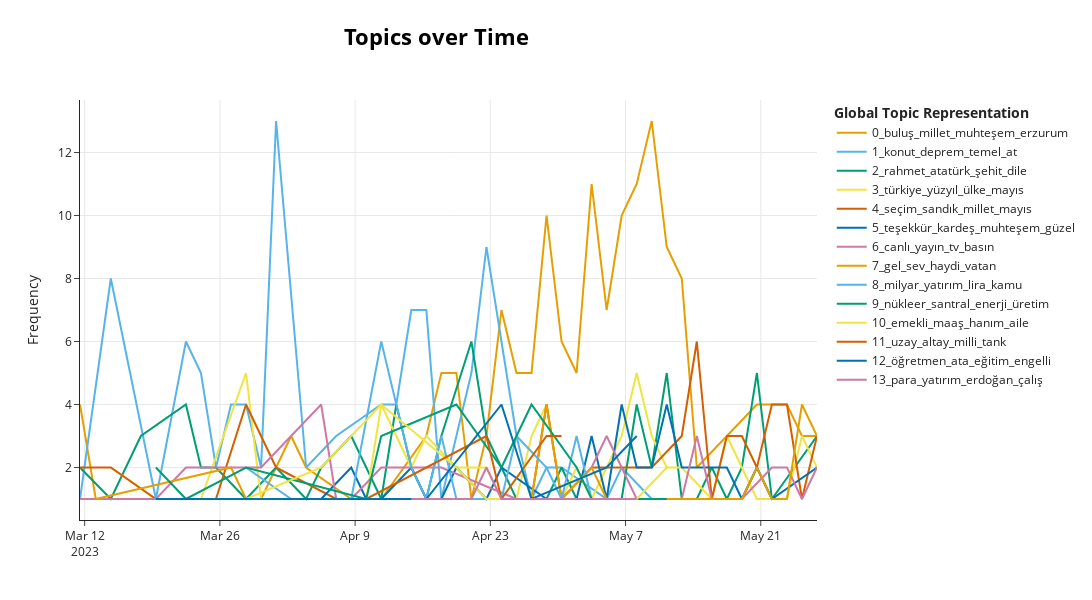

Notebook code cell kept with this figure:
### Code cell
dates = [datetime.fromtimestamp(ts).strftime(
    "%Y-%m-%d %H:%M:%S") for ts in timestamps]
topics_over_time = topic_model.topics_over_time(
    tweets, dates, nr_bins=50, datetime_format="%Y-%m-%d %H:%M:%S")
fig = topic_model.visualize_topics_over_time(
    topics_over_time, top_n_topics=18, height=600)
fig.write_html(f"{RESULTS_DIR}/topics_over_time.html")
fig.show()

### Figure 1 — Plotly figure (JSON) as saved in the notebook; plotly's stock layout.template omitted (floating-point values rounded to 4 significant figures)
{"data": [{"hoverinfo": "text", "hovertext": ["<b>Topic 0</b><br>Words: hatay, samandağ, kırıkhan, antakya, defne", "<b>Topic 0</b><br>Words: buluş, millet, muhteşem, erzurum, hatay", "<b>Topic 0</b><br>Words: eceabat, seddülbahir, gelibolu, kale, tören", "<b>Topic 0</b><br>Words: buluş, millet, muhteşem, erzurum, hatay", "<b>Topic 0</b><br>Words: ilim, yay, vakıf, kurul, genel", "<b>Topic 0</b><br>Words: buluş, millet, muhteşem, erzurum, hatay", "<b>Topic 0</b><br>Words: nurdağ, gaziantep, buluş, millet, muhteşem", "<b>Topic 0</b><br>Words: buluş, iste, uğurla, cihaz, akıl", "<b>Topic 0</b><br>Words: büyükelçi, iftar, buluş, millet, muhteşem", "<b>Topic 0</b><br>Words: soğan, buluş, millet, muhteşem, erzurum", "<b>Topic 0</b><br>Words: buluş, millet, muhteşem, erzurum, hatay", "<b>Topic 0</b><br>Words: eh, fena, saç, buluş, millet", "<b>Topic 0</b><br>Words: bil, şanlıurfa, buluş, geleneksel, çatal", "<b>Topic 0</b><br>Words: afyonkarahisar, güzel, final, kerim, müze", "<b>Topic 0</b><br>Words: teoman, topkapı, saray, hatıra, büyükelçi", "<b>Topic 0</b><br>Words: ibrahim, halil, sofra, buluş, millet", "<b>Topic 0</b><br>Words: buluş, amanos, katla, iskenderun, muazzam", "<b>Topic 0</b><br>Words: buluş, manisa, millet, bursa, gemlik", "<b>Topic 0</b><br>Words: buluş, millet, ilet, dilek, kir", "<b>Topic 0</b><br>Words: buluş, millet, mıza, adana, nü", "<b>Topic 0</b><br>Words: izmir, buluş, müze, adana, millet", "<b>Topic 0</b><br>Words: buluş, duygulan, millet, emekçi, gururlan", "<b>Topic 0</b><br>Words: antalya, muhteşem, buluş, ağrı, van", "<b>Topic 0</b><br>Words: giresun, samsun, muhteşem, buluş, sevda", "<b>Topic 0</b><br>Words: erzurum, van, muhteşem, buluş, yahşi", "<b>Topic 0</b><br>Words: buluş, muhteşem, antalya, kayseri, mersin", "<b>Topic 0</b><br>Words: tekirdağ, muhteşem, buluş, gülsün, edirne", "<b>Topic 0</b><br>Words: batman, muhteşem, buluş, aydın, sevdalı", "<b>Topic 0</b><br>Words: buluş, millet, deep, fake, mamak", "<b>Topic 0</b><br>Words: anla, buluş, had, kemal, beyoğlu", "<b>Topic 0</b><br>Words: balkon, bura, mücadele, son, buluş", "<b>Topic 0</b><br>Words: tay, kahramanmaraş, gaziantep, adıyaman, te", "<b>Topic 0</b><br>Words: buluş, montajcı, sahtekar, rumeli, malatya", "<b>Topic 0</b><br>Words: sivas, türlü, buluş, manipülasyon, muhtar", "<b>Topic 0</b><br>Words: balkan, buluş, esen, adana, istanbul", "<b>Topic 0</b><br>Words: müşahit, beykoz, karartma, dokun, alt"], "marker": {"color": "#E69F00"}, "mode": "lines", "name": "0_buluş_millet_muhteşem_erzurum", "type": "scatter", "x": ["2023-03-11T12:25:02.823000", "2023-03-13T03:37:06.540000", "2023-03-17T19:37:17.160000", "2023-03-20T22:17:24.240000", "2023-03-25T14:17:34.860000", "2023-03-27T03:37:38.400000", "2023-03-30T06:17:45.480000", "2023-04-02T08:57:52.560000", "2023-04-03T22:17:56.100000", "2023-04-08T14:18:06.720000", "2023-04-10T03:38:10.260000", "2023-04-11T16:58:13.800000", "2023-04-16T08:58:24.420000", "2023-04-17T22:18:27.960000", "2023-04-19T11:38:31.500000", "2023-04-21T00:58:35.040000", "2023-04-22T14:18:38.580000", "2023-04-24T03:38:42.120000", "2023-04-25T16:58:45.660000", "2023-04-27T06:18:49.200000", "2023-04-28T19:38:52.740000", "2023-04-30T08:58:56.280000", "2023-05-01T22:18:59.820000", "2023-05-03T11:39:03.360000", "2023-05-05T00:59:06.900000", "2023-05-06T14:19:10.440000", "2023-05-08T03:39:13.980000", "2023-05-09T16:59:17.520000", "2023-05-11T06:19:21.060000", "2023-05-12T19:39:24.600000", "2023-05-14T08:59:28.140000", "2023-05-20T14:19:42.300000", "2023-05-22T03:39:45.840000", "2023-05-23T16:59:49.380000", "2023-05-25T06:19:52.920000", "2023-05-26T19:39:56.460000"], "y": [4, 1, 1, 1, 1, 1, 1, 3, 2, 1, 1, 1, 3, 5, 5, 1, 3, 7, 5, 5, 10, 6, 5, 11, 7, 10, 11, 13, 9, 8, 2, 4, 4, 4, 3, 3]}, {"hoverinfo": "text", "hovertext": ["<b>Topic 1</b><br>Words: bit, etüt, hasar, mevcut, çalış", "<b>Topic 1</b><br>Words: konut, deprem, iç, afet, vatandaş", "<b>Topic 1</b><br>Words: ab, bağlantı, konferans, sahiplik, düzenle", "<b>Topic 1</b><br>Words: konut, deprem, köy, at, temel", "<b>Topic 1</b><br>Words: konut, hatay, temel, at, hastane", "<b>Topic 1</b><br>Words: ilçe, ramazan, köy, iftar, sahur", "<b>Topic 1</b><br>Words: adıyaman, temel, konut, at, yeni", "<b>Topic 1</b><br>Words: madenci, deprem, kurtar, yardım, macar", "<b>Topic 1</b><br>Words: kilis, yuva, gaziantep, konut, te", "<b>Topic 1</b><br>Words: konut, deprem, elazığ, temel, ev", "<b>Topic 1</b><br>Words: süreç, deprem, kal, el, yavaşla", "<b>Topic 1</b><br>Words: hastane, deprem, konut, sürat, yapım", "<b>Topic 1</b><br>Words: ekip, kurtar, belediye, ara, deprem", "<b>Topic 1</b><br>Words: malatya, köy, ev, konut, temel", "<b>Topic 1</b><br>Words: deprem, şehir, kocaeli, konut, hastane", "<b>Topic 1</b><br>Words: konut, teslim, şanlıurfa, deprem, temel", "<b>Topic 1</b><br>Words: element, nadir, toplu, eskişehir, tesis", "<b>Topic 1</b><br>Words: konut, dönüşüm, istanbul, yeni, dükkan", "<b>Topic 1</b><br>Words: ev, nurdağ, köy, gaziantep, teslim", "<b>Topic 1</b><br>Words: fedakarlık, deprem, nişan, takdim, madalya", "<b>Topic 1</b><br>Words: adanalı, anahtar, ver, konut, adana", "<b>Topic 1</b><br>Words: hastane, izmir, şehir, deprem, hasta", "<b>Topic 1</b><br>Words: deprem, konut, bölge, temel, at", "<b>Topic 1</b><br>Words: derttaşım, selvi, si, yuva, arkadaş", "<b>Topic 1</b><br>Words: anayasal, depremzedelerim, ferah, yalnız, depremzede", "<b>Topic 1</b><br>Words: yerleş, il, öğrenci, yararlanabil, kontenjan", "<b>Topic 1</b><br>Words: vicdani, yaramazlık, uygun, sığın, gönüllü", "<b>Topic 1</b><br>Words: hele, politik, depremzedelerim, insan, düşün", "<b>Topic 1</b><br>Words: modern, ziyaret, bina, istanbul, yeni", "<b>Topic 1</b><br>Words: hastane, defne, kem, mahcup, kare", "<b>Topic 1</b><br>Words: kredi, burs, hasar, bursa, öğrenci"], "marker": {"color": "#56B4E9"}, "mode": "lines", "name": "1_konut_deprem_temel_at", "type": "scatter", "x": ["2023-03-11T12:25:02.823000", "2023-03-14T16:57:10.080000", "2023-03-19T08:57:20.700000", "2023-03-22T11:37:27.780000", "2023-03-24T00:57:31.320000", "2023-03-25T14:17:34.860000", "2023-03-27T03:37:38.400000", "2023-03-28T16:57:41.940000", "2023-03-30T06:17:45.480000", "2023-03-31T19:37:49.020000", "2023-04-03T22:17:56.100000", "2023-04-07T00:58:03.180000", "2023-04-11T16:58:13.800000", "2023-04-13T06:18:17.340000", "2023-04-14T19:38:20.880000", "2023-04-16T08:58:24.420000", "2023-04-17T22:18:27.960000", "2023-04-21T00:58:35.040000", "2023-04-22T14:18:38.580000", "2023-04-25T16:58:45.660000", "2023-04-27T06:18:49.200000", "2023-04-28T19:38:52.740000", "2023-04-30T08:58:56.280000", "2023-05-05T00:59:06.900000", "2023-05-06T14:19:10.440000", "2023-05-09T16:59:17.520000", "2023-05-11T06:19:21.060000", "2023-05-15T22:19:31.680000", "2023-05-19T00:59:38.760000", "2023-05-20T14:19:42.300000", "2023-05-22T03:39:45.840000"], "y": [1, 8, 1, 6, 5, 2, 4, 4, 2, 13, 2, 3, 4, 4, 7, 7, 1, 5, 9, 3, 1, 2, 2, 1, 2, 1, 1, 1, 1, 2, 1]}, {"hoverinfo": "text", "hovertext": ["<b>Topic 2</b><br>Words: istiklal, milli, ersoy, şair, marş", "<b>Topic 2</b><br>Words: vatandaş, kaybol, salim, sabır, ilet", "<b>Topic 2</b><br>Words: çanakkale, şehit, zafer, feda, mart", "<b>Topic 2</b><br>Words: ateş, sinan, kahramanmaraş, gazi, şehit", "<b>Topic 2</b><br>Words: yazıcıoğlu, ayır, taydık, furkan, fatih", "<b>Topic 2</b><br>Words: git, yılmaz, kelimetullah, erdem, nizam", "<b>Topic 2</b><br>Words: tugay, ndaki, insani, asker, yardım", "<b>Topic 2</b><br>Words: savcı, zihniyet, maharet, bitik, yandaş", "<b>Topic 2</b><br>Words: gardaşım, aliyev, ilham, nasip, hane", "<b>Topic 2</b><br>Words: söyle, affet, ima, bakla, bil", "<b>Topic 2</b><br>Words: pendik, roman, kardeş, kadirşinaslık, dumlupınar", "<b>Topic 2</b><br>Words: ulaşım, gar, kritik, özellik, birbiri", "<b>Topic 2</b><br>Words: eyyubi, selahaddin, külliye, camii, lig", "<b>Topic 2</b><br>Words: akşam, fatihan, kırcaali, iftar, dirlik", "<b>Topic 2</b><br>Words: gece, karamollaoglu, akkuş, hacı, naif", "<b>Topic 2</b><br>Words: eskişehir, afyon, yıl, ağustos, kadim", "<b>Topic 2</b><br>Words: dile, bayram, sultanahmet, restorasyon, camii", "<b>Topic 2</b><br>Words: sakarya, akyazı, tank, sultan, muharebe", "<b>Topic 2</b><br>Words: gazi, ötv, aşık, muafiyet, çanakkale", "<b>Topic 2</b><br>Words: kırıkkale, sivas, program, istirahat, oktay", "<b>Topic 2</b><br>Words: propaganda, yok, haram, kutsal, çırp", "<b>Topic 2</b><br>Words: stadyum, otoyol, şehir, kısım, üniversite", "<b>Topic 2</b><br>Words: polis, asker, memur, şehit, devril", "<b>Topic 2</b><br>Words: antalya, asırlık, kazanım, hazır, cumhuriyet", "<b>Topic 2</b><br>Words: çöplük, çılar, sadat, militan, mafya", "<b>Topic 2</b><br>Words: atatürk, havaliman, istanbul, millet, havacılık", "<b>Topic 2</b><br>Words: hırsız, sıçra, beytülmal, arsızdan, sefer", "<b>Topic 2</b><br>Words: sultangazi, barbaros, hayrettin, paşa, ince", "<b>Topic 2</b><br>Words: memleket, kazanım, yüzyıl, mayıs, türkiye", "<b>Topic 2</b><br>Words: anne, merhamet, irtihal, karşılık, ebediyet", "<b>Topic 2</b><br>Words: şırnak, şifa, operasyon, rahmet, pkk", "<b>Topic 2</b><br>Words: atatürk, bedhah, harici, dahili, tarihsel", "<b>Topic 2</b><br>Words: atatürk, ecdat, gazi, mustafa, an", "<b>Topic 2</b><br>Words: acı, lig, süper, rahmet, camia", "<b>Topic 2</b><br>Words: yor, iftira, amin, temiz, uğra", "<b>Topic 2</b><br>Words: emanet, eyle, kutla, omuz, yar"], "marker": {"color": "#009E73"}, "mode": "lines", "name": "2_rahmet_atatürk_şehit_dile", "type": "scatter", "x": ["2023-03-11T12:25:02.823000", "2023-03-14T16:57:10.080000", "2023-03-17T19:37:17.160000", "2023-03-22T11:37:27.780000", "2023-03-24T00:57:31.320000", "2023-03-25T14:17:34.860000", "2023-03-28T16:57:41.940000", "2023-03-31T19:37:49.020000", "2023-04-03T22:17:56.100000", "2023-04-05T11:37:59.640000", "2023-04-08T14:18:06.720000", "2023-04-11T16:58:13.800000", "2023-04-13T06:18:17.340000", "2023-04-14T19:38:20.880000", "2023-04-16T08:58:24.420000", "2023-04-17T22:18:27.960000", "2023-04-21T00:58:35.040000", "2023-04-22T14:18:38.580000", "2023-04-24T03:38:42.120000", "2023-04-25T16:58:45.660000", "2023-04-27T06:18:49.200000", "2023-04-28T19:38:52.740000", "2023-04-30T08:58:56.280000", "2023-05-01T22:18:59.820000", "2023-05-06T14:19:10.440000", "2023-05-08T03:39:13.980000", "2023-05-09T16:59:17.520000", "2023-05-11T06:19:21.060000", "2023-05-12T19:39:24.600000", "2023-05-14T08:59:28.140000", "2023-05-15T22:19:31.680000", "2023-05-17T11:39:35.220000", "2023-05-19T00:59:38.760000", "2023-05-20T14:19:42.300000", "2023-05-22T03:39:45.840000", "2023-05-26T19:39:56.460000"], "y": [2, 1, 3, 4, 2, 2, 1, 2, 1, 2, 3, 1, 4, 2, 1, 3, 6, 3, 2, 1, 1, 1, 2, 1, 1, 4, 2, 5, 1, 1, 2, 1, 2, 5, 1, 3]}, {"hoverinfo": "text", "hovertext": ["<b>Topic 3</b><br>Words: bilgi, sabret, liderlik, akdeniz, çoğal", "<b>Topic 3</b><br>Words: tek, dirayet, sabırla, yaklaş, ihmal", "<b>Topic 3</b><br>Words: ırak, başbakan, türkiye, ticaret, artır", "<b>Topic 3</b><br>Words: dizayn, marjinal, dize, yapı, girişim", "<b>Topic 3</b><br>Words: başar, güzel, birlikte, iş, türkiye", "<b>Topic 3</b><br>Words: dönem, türkiye, ülke, bahar, büyükşehir", "<b>Topic 3</b><br>Words: kıbrıs, ersin, kına, tatar, provokasyon", "<b>Topic 3</b><br>Words: ilk, togg, sipariş, meyve, marka", "<b>Topic 3</b><br>Words: türkiye, ışık, yüzyıl, ilk, hedefle", "<b>Topic 3</b><br>Words: sağlık, imdat, ihmal, yenile, cihaz", "<b>Topic 3</b><br>Words: örme, demir, şehir, kayaşehir, çam", "<b>Topic 3</b><br>Words: polis, teşkilat, liyakatsiz, mobbinge, yıldön", "<b>Topic 3</b><br>Words: eyle, yüzyıl, türkiye, beraberce, iş", "<b>Topic 3</b><br>Words: mayıs, türkiye, laf, seçim, kalkın", "<b>Topic 3</b><br>Words: finans, güvenlik, sok, türkiye, merkezi", "<b>Topic 3</b><br>Words: üz, gaz, devre, türkiye, karadeniz", "<b>Topic 3</b><br>Words: tek, türkiye, uğraş, mahsul, tartış", "<b>Topic 3</b><br>Words: togg, araç, adet, yarım, talep", "<b>Topic 3</b><br>Words: göç, kapsam, beyin, tersine, memleket", "<b>Topic 3</b><br>Words: düze, ailece, haluk, siyasal, ibrahim", "<b>Topic 3</b><br>Words: amerikan, izmir, cemiyet, soyun, baltala", "<b>Topic 3</b><br>Words: nuri, reşit, selahattin, demirağ, killigil", "<b>Topic 3</b><br>Words: sığınmacı, bol, platform, dijital, başlangıç", "<b>Topic 3</b><br>Words: parti, ızdırap, bunca, eziyet, geçerli", "<b>Topic 3</b><br>Words: dış, türkiye, diplomatik, yüzyıl, dünya", "<b>Topic 3</b><br>Words: bay, yalan, aralık, bil, iste", "<b>Topic 3</b><br>Words: türkiye, sağlık, yüzyıl, yet, dünya", "<b>Topic 3</b><br>Words: bahar, getir, bay, türkiye, yurt", "<b>Topic 3</b><br>Words: türkiye, nice, millet, dostluk, karşılaş", "<b>Topic 3</b><br>Words: zirve, gençlik, atmosfer, layık, türkiye", "<b>Topic 3</b><br>Words: bekle, mayıs, türkiye, seçim, fazla", "<b>Topic 3</b><br>Words: chp, muhalefet, türkiye, büyük, değiş", "<b>Topic 3</b><br>Words: final, şampiyon, lig, kupa, müsabaka", "<b>Topic 3</b><br>Words: ay, mayıs, ayrı, meclis, türkiye", "<b>Topic 3</b><br>Words: göster, mayıs, türkiye, millet, ülke", "<b>Topic 3</b><br>Words: milliyetçilik, türkiye, yüzyıl, teklif, güç"], "marker": {"color": "#F0E442"}, "mode": "lines", "name": "3_türkiye_yüzyıl_ülke_mayıs", "type": "scatter", "x": ["2023-03-14T16:57:10.080000", "2023-03-19T08:57:20.700000", "2023-03-20T22:17:24.240000", "2023-03-22T11:37:27.780000", "2023-03-24T00:57:31.320000", "2023-03-28T16:57:41.940000", "2023-03-30T06:17:45.480000", "2023-04-02T08:57:52.560000", "2023-04-03T22:17:56.100000", "2023-04-07T00:58:03.180000", "2023-04-08T14:18:06.720000", "2023-04-10T03:38:10.260000", "2023-04-11T16:58:13.800000", "2023-04-14T19:38:20.880000", "2023-04-16T08:58:24.420000", "2023-04-19T11:38:31.500000", "2023-04-22T14:18:38.580000", "2023-04-24T03:38:42.120000", "2023-04-25T16:58:45.660000", "2023-04-27T06:18:49.200000", "2023-04-28T19:38:52.740000", "2023-04-30T08:58:56.280000", "2023-05-01T22:18:59.820000", "2023-05-03T11:39:03.360000", "2023-05-05T00:59:06.900000", "2023-05-06T14:19:10.440000", "2023-05-08T03:39:13.980000", "2023-05-09T16:59:17.520000", "2023-05-11T06:19:21.060000", "2023-05-12T19:39:24.600000", "2023-05-15T22:19:31.680000", "2023-05-17T11:39:35.220000", "2023-05-20T14:19:42.300000", "2023-05-23T16:59:49.380000", "2023-05-25T06:19:52.920000", "2023-05-26T19:39:56.460000"], "y": [2, 1, 1, 1, 1, 5, 1, 1, 1, 1, 1, 1, 4, 2, 3, 2, 2, 1, 1, 3, 4, 1, 2, 1, 2, 3, 5, 3, 2, 2, 1, 3, 1, 1, 3, 2]}, {"hoverinfo": "text", "hovertext": ["<b>Topic 4</b><br>Words: ak, parti, alıntıla, iletişim, panik", "<b>Topic 4</b><br>Words: karşı, borç, nefis, aşev, dostum", "<b>Topic 4</b><br>Words: iktisat, kongre, düzenle, büyükşehir, izmir", "<b>Topic 4</b><br>Words: devlet, parti, övün, teslim, deyip", "<b>Topic 4</b><br>Words: seçim, parti, millet, ak, bırak", "<b>Topic 4</b><br>Words: üzgün, vaat, söz, yız, kavil", "<b>Topic 4</b><br>Words: roman, eşit, yurttaş, politika, sorun", "<b>Topic 4</b><br>Words: yatak, gir, çocuk, aç, ülke", "<b>Topic 4</b><br>Words: beyanname, aday, tanıtım, milletvekil, toplantı", "<b>Topic 4</b><br>Words: rezalet, torpil, sakat, kala, sayılı", "<b>Topic 4</b><br>Words: kishida, başbakan, japon, japonya, sevindirici", "<b>Topic 4</b><br>Words: resetlenme, resetleyeceğiz, dinle, değişim, anahtar", "<b>Topic 4</b><br>Words: antiemperyalizm, ders, emperyalist, ekonomik, sistem", "<b>Topic 4</b><br>Words: eskiden, ev, sahip, kişi, otomobil", "<b>Topic 4</b><br>Words: eşik, bataklık, kod, ortadoğu, sakın", "<b>Topic 4</b><br>Words: bilet, benze, halk, seçim, sandık", "<b>Topic 4</b><br>Words: tekaüt, trajikomik, eziyet, kılıçdaroğul, seçmen", "<b>Topic 4</b><br>Words: masa, parlamenter, sol, hdp, mezat", "<b>Topic 4</b><br>Words: kazanım, koyun, pankart, aylarca, mütedeyyin", "<b>Topic 4</b><br>Words: anayasa, sandık, üzer, demokrasi, sivil", "<b>Topic 4</b><br>Words: demokrasi, yayın, hediye, müthiş, çılgın", "<b>Topic 4</b><br>Words: oy, seçim, millet, demokrasi, irade", "<b>Topic 4</b><br>Words: değişim, fazla, şura, ceberut, iste", "<b>Topic 4</b><br>Words: millet, başkan, siyaset, aynı, çık", "<b>Topic 4</b><br>Words: seçim, dış, ver, mayıs, millet", "<b>Topic 4</b><br>Words: chp, tak, seçim, bürün, yer", "<b>Topic 4</b><br>Words: sandık, mayıs, irade, oy, gün", "<b>Topic 4</b><br>Words: sandık, mayıs, oy, seçim, millet", "<b>Topic 4</b><br>Words: unutturamayacaks, chp, genel, milletvekillik, tutarsızlık", "<b>Topic 4</b><br>Words: trt, sıkı, millet, yar, seçim"], "marker": {"color": "#D55E00"}, "mode": "lines", "name": "4_seçim_sandık_millet_mayıs", "type": "scatter", "x": ["2023-03-11T12:25:02.823000", "2023-03-14T16:57:10.080000", "2023-03-19T08:57:20.700000", "2023-03-25T14:17:34.860000", "2023-03-28T16:57:41.940000", "2023-03-31T19:37:49.020000", "2023-04-07T00:58:03.180000", "2023-04-08T14:18:06.720000", "2023-04-10T03:38:10.260000", "2023-04-11T16:58:13.800000", "2023-04-14T19:38:20.880000", "2023-04-16T08:58:24.420000", "2023-04-17T22:18:27.960000", "2023-04-25T16:58:45.660000", "2023-04-27T06:18:49.200000", "2023-04-28T19:38:52.740000", "2023-04-30T08:58:56.280000", "2023-05-03T11:39:03.360000", "2023-05-08T03:39:13.980000", "2023-05-09T16:59:17.520000", "2023-05-12T19:39:24.600000", "2023-05-14T08:59:28.140000", "2023-05-15T22:19:31.680000", "2023-05-17T11:39:35.220000", "2023-05-19T00:59:38.760000", "2023-05-20T14:19:42.300000", "2023-05-22T03:39:45.840000", "2023-05-23T16:59:49.380000", "2023-05-25T06:19:52.920000", "2023-05-26T19:39:56.460000"], "y": [2, 2, 1, 1, 4, 2, 1, 1, 1, 1, 1, 1, 1, 1, 1, 4, 1, 2, 2, 2, 3, 6, 1, 3, 3, 2, 4, 4, 1, 3]}, {"hoverinfo": "text", "hovertext": ["<b>Topic 5</b><br>Words: nevruz, balkan, bol, kadim, miras", "<b>Topic 5</b><br>Words: bahtiyarlık, teşekkür, kardeş, mübarek, heyecan", "<b>Topic 5</b><br>Words: bağcılar, teşekkür, kumar, göm, hazır", "<b>Topic 5</b><br>Words: davet, kan, sevgili, halk, ver", "<b>Topic 5</b><br>Words: teşekkür, roman, duygu, uhuvvet, arkadaşlık", "<b>Topic 5</b><br>Words: siha, teşekkür, resmen, tablo, tcg", "<b>Topic 5</b><br>Words: taraftar, sezon, toto, süper, samsun", "<b>Topic 5</b><br>Words: diyarbakır, teşekkür, kocaeli, güzel, tabiat", "<b>Topic 5</b><br>Words: şanlıurfa, cazibe, teşekkür, unvan, şanlı", "<b>Topic 5</b><br>Words: nevmekan, üsküdar, keyif, sohbet, teşekkür", "<b>Topic 5</b><br>Words: denizli, teşekkür, veda, teker, hüzün", "<b>Topic 5</b><br>Words: baba, darılmaca, vera, öp, kutlu", "<b>Topic 5</b><br>Words: doy, teşekkür, manisa, ahitleştik, bursa", "<b>Topic 5</b><br>Words: muştu, meydan, zafer, teşekkür, yıllık", "<b>Topic 5</b><br>Words: başkent, konya, teşekkür, milli, irade", "<b>Topic 5</b><br>Words: teşekkür, giresun, trabzon, ordu, gelişim", "<b>Topic 5</b><br>Words: van, amma, geçer, teşekkür, geç", "<b>Topic 5</b><br>Words: teşekkür, kayseri, istanbul, sık, mersin", "<b>Topic 5</b><br>Words: diyar, güzel, tekirdağ, aydın, teşekkür", "<b>Topic 5</b><br>Words: batman, teşekkür, kalubela, kader, coşku", "<b>Topic 5</b><br>Words: muhteşem, teşekkür, bahçelievler, sincan, pursakla", "<b>Topic 5</b><br>Words: ümraniye, muhteşem, teşekkür, kasımpaşa, beyoğlu", "<b>Topic 5</b><br>Words: şoför, esnaf, bil, iştirak, kardeş", "<b>Topic 5</b><br>Words: ayrı, selamla, dernek, hemşehri, vefa", "<b>Topic 5</b><br>Words: ödül, teşekkür, tebrik, proje, ikinci", "<b>Topic 5</b><br>Words: rumeli, teşekkür, kızan, kızçelerimize, selamla", "<b>Topic 5</b><br>Words: beykoz, esen, teşekkür, güzel, selamla"], "marker": {"color": "#0072B2"}, "mode": "lines", "name": "5_teşekkür_kardeş_muhteşem_güzel", "type": "scatter", "x": ["2023-03-20T22:17:24.240000", "2023-03-24T00:57:31.320000", "2023-04-02T08:57:52.560000", "2023-04-05T11:37:59.640000", "2023-04-08T14:18:06.720000", "2023-04-10T03:38:10.260000", "2023-04-11T16:58:13.800000", "2023-04-14T19:38:20.880000", "2023-04-16T08:58:24.420000", "2023-04-17T22:18:27.960000", "2023-04-19T11:38:31.500000", "2023-04-22T14:18:38.580000", "2023-04-24T03:38:42.120000", "2023-04-28T19:38:52.740000", "2023-05-01T22:18:59.820000", "2023-05-03T11:39:03.360000", "2023-05-05T00:59:06.900000", "2023-05-06T14:19:10.440000", "2023-05-08T03:39:13.980000", "2023-05-09T16:59:17.520000", "2023-05-11T06:19:21.060000", "2023-05-12T19:39:24.600000", "2023-05-17T11:39:35.220000", "2023-05-19T00:59:38.760000", "2023-05-20T14:19:42.300000", "2023-05-22T03:39:45.840000", "2023-05-26T19:39:56.460000"], "y": [1, 1, 1, 1, 2, 1, 1, 2, 1, 1, 2, 1, 2, 1, 1, 3, 1, 4, 2, 2, 4, 2, 2, 1, 2, 1, 2]}, {"hoverinfo": "text", "hovertext": ["<b>Topic 6</b><br>Words: basın, açıkla, canlı, yayın, tv", "<b>Topic 6</b><br>Words: basın, açıkla, canlı, yayın, tv", "<b>Topic 6</b><br>Words: kktc, basın, açıkla, dön, canlı", "<b>Topic 6</b><br>Words: basın, açıkla, canlı, yayın, tv", "<b>Topic 6</b><br>Words: tv, canlı, yayın, gazeteci, bengü", "<b>Topic 6</b><br>Words: news, atv, canlı, yayın, haber", "<b>Topic 6</b><br>Words: about, this, from, been, very", "<b>Topic 6</b><br>Words: tv, canlı, yayın, ortak, basın", "<b>Topic 6</b><br>Words: film, engelle, kampanya, ikinci, canlı", "<b>Topic 6</b><br>Words: seri, yayınla, film, televizyon, paylaş", "<b>Topic 6</b><br>Words: cnn, canlı, yayın, kanal, ortak", "<b>Topic 6</b><br>Words: canlı, yayın, trt, bölüm, tv", "<b>Topic 6</b><br>Words: sözcü, konuk, lider, tv, program", "<b>Topic 6</b><br>Words: euro, avrupa, canlı, yayın, star", "<b>Topic 6</b><br>Words: krt, tv, konuk, program, video", "<b>Topic 6</b><br>Words: tvnet, canlı, yayın, tv, konuk", "<b>Topic 6</b><br>Words: arpat, ahmed, röportaj, ntv, konuk", "<b>Topic 6</b><br>Words: özalkuş, merdan, yanardağ, tv, gazeteci", "<b>Topic 6</b><br>Words: ismail, küçükkaya, tv, konuk, sabah", "<b>Topic 6</b><br>Words: fox, konuk, lider, tv, program", "<b>Topic 6</b><br>Words: basın, açıkla, canlı, yayın, tv", "<b>Topic 6</b><br>Words: cnn, canlı, yayın, kanal, ortak", "<b>Topic 6</b><br>Words: basın, açıkla, canlı, yayın, tv", "<b>Topic 6</b><br>Words: canlı, yayın, basın, açıkla, trt", "<b>Topic 6</b><br>Words: tv, fevzi, çakır, basın, gazeteci", "<b>Topic 6</b><br>Words: cnn, canlı, yayın, kanal, ortak", "<b>Topic 6</b><br>Words: fox, tv, canlı, yayın, konuk"], "marker": {"color": "#CC79A7"}, "mode": "lines", "name": "6_canlı_yayın_tv_basın", "type": "scatter", "x": ["2023-03-11T12:25:02.823000", "2023-03-14T16:57:10.080000", "2023-03-16T06:17:13.620000", "2023-03-19T08:57:20.700000", "2023-03-22T11:37:27.780000", "2023-03-28T16:57:41.940000", "2023-03-30T06:17:45.480000", "2023-04-05T11:37:59.640000", "2023-04-07T00:58:03.180000", "2023-04-08T14:18:06.720000", "2023-04-11T16:58:13.800000", "2023-04-17T22:18:27.960000", "2023-04-25T16:58:45.660000", "2023-04-30T08:58:56.280000", "2023-05-03T11:39:03.360000", "2023-05-05T00:59:06.900000", "2023-05-08T03:39:13.980000", "2023-05-09T16:59:17.520000", "2023-05-11T06:19:21.060000", "2023-05-12T19:39:24.600000", "2023-05-14T08:59:28.140000", "2023-05-15T22:19:31.680000", "2023-05-19T00:59:38.760000", "2023-05-22T03:39:45.840000", "2023-05-23T16:59:49.380000", "2023-05-25T06:19:52.920000", "2023-05-26T19:39:56.460000"], "y": [1, 1, 1, 1, 2, 2, 2, 4, 1, 1, 2, 2, 1, 1, 2, 3, 1, 1, 1, 1, 3, 1, 1, 2, 2, 1, 2]}, {"hoverinfo": "text", "hovertext": ["<b>Topic 7</b><br>Words: sıfır, taahhüt, hatırla, nokta, sınır", "<b>Topic 7</b><br>Words: mahcup, şeref, dön, gündüz, adıyaman", "<b>Topic 7</b><br>Words: kısaca, hikaye, hatırla, togg, ülke", "<b>Topic 7</b><br>Words: aksener, derhal, asena, fail, meral", "<b>Topic 7</b><br>Words: togg, baht, nden, uğurla, bebek", "<b>Topic 7</b><br>Words: gel, sev, haydi, vatan, bura", "<b>Topic 7</b><br>Words: korku, dağ, mesele, sar, bekle", "<b>Topic 7</b><br>Words: gel, saat, bura, buluş, sev", "<b>Topic 7</b><br>Words: dolmabahçe, uğurla, tcg, gemi, anadolu", "<b>Topic 7</b><br>Words: haydi, gelin, müjde, bura, buluş", "<b>Topic 7</b><br>Words: sağduyu, haydi, şeytan, dizginle, yut", "<b>Topic 7</b><br>Words: sandviç, haysiyet, götür, fakir, ekmek", "<b>Topic 7</b><br>Words: sevgili, irap, meslektaş, kusur, mahalli", "<b>Topic 7</b><br>Words: memur, kamu, gel, sev, haydi", "<b>Topic 7</b><br>Words: mersin, özle, gel, sev, haydi", "<b>Topic 7</b><br>Words: edirne, ömür, gelir, sev, gel", "<b>Topic 7</b><br>Words: aşık, mamak, altındağ, sincan, pursakla", "<b>Topic 7</b><br>Words: uyu, cumartesi, yar, gece, bura", "<b>Topic 7</b><br>Words: karanlık, dip, sonunda, gün, çık", "<b>Topic 7</b><br>Words: sev, vatan, sandık, gel, haydi", "<b>Topic 7</b><br>Words: yalnız, ede, bırak, yol, kahramanmaraş", "<b>Topic 7</b><br>Words: manipüle, muhalif, sahte, cehennem, sıfır", "<b>Topic 7</b><br>Words: cehennem, kapa, kapı, gel, sev", "<b>Topic 7</b><br>Words: yeter, çağrım, sev, vatan, iftira", "<b>Topic 7</b><br>Words: sev, koş, vatan, çık, güven"], "marker": {"color": "#E69F00"}, "mode": "lines", "name": "7_gel_sev_haydi_vatan", "type": "scatter", "x": ["2023-03-13T03:37:06.540000", "2023-03-27T03:37:38.400000", "2023-03-28T16:57:41.940000", "2023-03-30T06:17:45.480000", "2023-04-02T08:57:52.560000", "2023-04-03T22:17:56.100000", "2023-04-07T00:58:03.180000", "2023-04-14T19:38:20.880000", "2023-04-22T14:18:38.580000", "2023-04-27T06:18:49.200000", "2023-04-28T19:38:52.740000", "2023-04-30T08:58:56.280000", "2023-05-03T11:39:03.360000", "2023-05-05T00:59:06.900000", "2023-05-06T14:19:10.440000", "2023-05-08T03:39:13.980000", "2023-05-11T06:19:21.060000", "2023-05-12T19:39:24.600000", "2023-05-15T22:19:31.680000", "2023-05-19T00:59:38.760000", "2023-05-20T14:19:42.300000", "2023-05-22T03:39:45.840000", "2023-05-23T16:59:49.380000", "2023-05-25T06:19:52.920000", "2023-05-26T19:39:56.460000"], "y": [1, 2, 1, 1, 1, 1, 1, 1, 1, 1, 4, 1, 2, 1, 1, 1, 1, 1, 1, 1, 2, 1, 1, 4, 3]}, {"hoverinfo": "text", "hovertext": ["<b>Topic 8</b><br>Words: milyar, dolar, takip, yatırım, ulaş", "<b>Topic 8</b><br>Words: yatırım, milyar, bedel, geçen, lira", "<b>Topic 8</b><br>Words: güncel, milyar, pendik, yatırım, rakam", "<b>Topic 8</b><br>Words: dolar, milyar, trilyon, yatırım, gelir", "<b>Topic 8</b><br>Words: milyar, yatırım, lira, kocaeli, belediye", "<b>Topic 8</b><br>Words: güncel, tutar, milyar, rakam, yatırım", "<b>Topic 8</b><br>Words: lira, yatırım, milyar, baraj, kamu", "<b>Topic 8</b><br>Words: milyar, yatırım, pranga, lira, tutar", "<b>Topic 8</b><br>Words: milyar, vietnam, yatırım, hasıla, çek", "<b>Topic 8</b><br>Words: milyar, manisa, yatırım, lira, büyü", "<b>Topic 8</b><br>Words: milyar, yatırım, lira, kamu, yıl", "<b>Topic 8</b><br>Words: milyar, tl, yaklaşık, yatırım, kul", "<b>Topic 8</b><br>Words: tl, kamu, milyar, yatırım, ankara", "<b>Topic 8</b><br>Words: milyar, yatırım, lira, kamu, konya", "<b>Topic 8</b><br>Words: tutar, milyar, yatırım, lira, kamu", "<b>Topic 8</b><br>Words: milyar, istanbul, yatırım, emir, lira"], "marker": {"color": "#56B4E9"}, "mode": "lines", "name": "8_milyar_yatırım_lira_kamu", "type": "scatter", "x": ["2023-03-28T16:57:41.940000", "2023-04-02T08:57:52.560000", "2023-04-08T14:18:06.720000", "2023-04-11T16:58:13.800000", "2023-04-14T19:38:20.880000", "2023-04-16T08:58:24.420000", "2023-04-17T22:18:27.960000", "2023-04-19T11:38:31.500000", "2023-04-22T14:18:38.580000", "2023-04-24T03:38:42.120000", "2023-04-25T16:58:45.660000", "2023-04-28T19:38:52.740000", "2023-04-30T08:58:56.280000", "2023-05-01T22:18:59.820000", "2023-05-03T11:39:03.360000", "2023-05-06T14:19:10.440000"], "y": [2, 1, 1, 6, 2, 1, 3, 1, 1, 1, 3, 2, 1, 3, 1, 1]}, {"hoverinfo": "text", "hovertext": ["<b>Topic 9</b><br>Words: bor, karbür, tesis, üretim, alan", "<b>Topic 9</b><br>Words: su, damla, baraj, rıza, stratejik", "<b>Topic 9</b><br>Words: nükleer, nisan, sanayi, abone, indirim", "<b>Topic 9</b><br>Words: savun, sanayi, dolar, bütçe, milyar", "<b>Topic 9</b><br>Words: ton, su, üretim, üre, metreküp", "<b>Topic 9</b><br>Words: gaz, doğal, tüketim, karadeniz, boyunca", "<b>Topic 9</b><br>Words: batarya, siro, kampüs, geliş, üretim", "<b>Topic 9</b><br>Words: nükleer, santral, enerji, akkuyu, ülke", "<b>Topic 9</b><br>Words: santral, enerji, varil, karapınar, cudi", "<b>Topic 9</b><br>Words: hayal, ülke, yıl, nükleer, başarı", "<b>Topic 9</b><br>Words: para, enerji, istihdam, aile, kaynak", "<b>Topic 9</b><br>Words: karınca, atom, azim, enerji, kazan"], "marker": {"color": "#009E73"}, "mode": "lines", "name": "9_nükleer_santral_enerji_üretim", "type": "scatter", "x": ["2023-03-19T08:57:20.700000", "2023-03-22T11:37:27.780000", "2023-03-28T16:57:41.940000", "2023-04-10T03:38:10.260000", "2023-04-11T16:58:13.800000", "2023-04-19T11:38:31.500000", "2023-04-24T03:38:42.120000", "2023-04-27T06:18:49.200000", "2023-05-01T22:18:59.820000", "2023-05-03T11:39:03.360000", "2023-05-06T14:19:10.440000", "2023-05-11T06:19:21.060000"], "y": [2, 1, 2, 1, 3, 4, 2, 4, 2, 1, 1, 1]}, {"hoverinfo": "text", "hovertext": ["<b>Topic 10</b><br>Words: emekli, düşük, aylık, uğurlu, yüksel", "<b>Topic 10</b><br>Words: emekli, korucu, güvenlik, maaş, düşük", "<b>Topic 10</b><br>Words: emekli, maaş, lira, düşük, mete", "<b>Topic 10</b><br>Words: emekli, aile, istihdam, sağla, hanım", "<b>Topic 10</b><br>Words: emekli, hanım, ev, aile, prim", "<b>Topic 10</b><br>Words: katılım, hesap, seçenek, hanım, sigorta", "<b>Topic 10</b><br>Words: emekli, refah, çalışan, maaş, rahatla", "<b>Topic 10</b><br>Words: işçi, sözleşme, pay, art, çerçeve", "<b>Topic 10</b><br>Words: maaş, emekli, memur, düşük, otomatik"], "marker": {"color": "#F0E442"}, "mode": "lines", "name": "10_emekli_maaş_hanım_aile", "type": "scatter", "x": ["2023-03-22T11:37:27.780000", "2023-03-28T16:57:41.940000", "2023-04-05T11:37:59.640000", "2023-04-11T16:58:13.800000", "2023-04-19T11:38:31.500000", "2023-04-22T14:18:38.580000", "2023-05-03T11:39:03.360000", "2023-05-08T03:39:13.980000", "2023-05-11T06:19:21.060000"], "y": [1, 1, 2, 4, 2, 1, 1, 1, 2]}, {"hoverinfo": "text", "hovertext": ["<b>Topic 11</b><br>Words: uzay, imkan, fırla, imece, çözünürlüğe", "<b>Topic 11</b><br>Words: istif, sac, fırkateyn, milgem, sınıf", "<b>Topic 11</b><br>Words: altay, tank, kuvvet, üstün, silah", "<b>Topic 11</b><br>Words: ilk, süpersonik, jet, hürjet, uç", "<b>Topic 11</b><br>Words: uzay, fırla, milli, absürt, ip", "<b>Topic 11</b><br>Words: muharip, kaan, uçak, uzay, milli"], "marker": {"color": "#D55E00"}, "mode": "lines", "name": "11_uzay_altay_milli_tank", "type": "scatter", "x": ["2023-04-08T14:18:06.720000", "2023-04-10T03:38:10.260000", "2023-04-22T14:18:38.580000", "2023-04-24T03:38:42.120000", "2023-04-28T19:38:52.740000", "2023-04-30T08:58:56.280000"], "y": [1, 1, 3, 1, 3, 3]}, {"hoverinfo": "text", "hovertext": ["<b>Topic 12</b><br>Words: eğitim, öğretmen, ata, camia, kalite", "<b>Topic 12</b><br>Words: yetenek, akademisyen, iyi, koşul, tabi", "<b>Topic 12</b><br>Words: öğretmen, ata, engelli, eğitim, unvan", "<b>Topic 12</b><br>Words: ata, öğretmen, başvuru, engelli, aday", "<b>Topic 12</b><br>Words: engelli, aile, geceyarı, pişman, yoğun", "<b>Topic 12</b><br>Words: öğretmen, okul, ata, eğitim, öğrenci"], "marker": {"color": "#0072B2"}, "mode": "lines", "name": "12_öğretmen_ata_eğitim_engelli", "type": "scatter", "x": ["2023-03-19T08:57:20.700000", "2023-04-16T08:58:24.420000", "2023-04-24T03:38:42.120000", "2023-04-27T06:18:49.200000", "2023-05-05T00:59:06.900000", "2023-05-08T03:39:13.980000"], "y": [1, 1, 4, 1, 2, 3]}, {"hoverinfo": "text", "hovertext": ["<b>Topic 13</b><br>Words: erdoğan, koş, şahlan, bürokrat, yazar", "<b>Topic 13</b><br>Words: taraf, ekonomist, londra, borç, gönder", "<b>Topic 13</b><br>Words: para, bük, sakin, gerçek, provokasyon", "<b>Topic 13</b><br>Words: uçur, ekonomi, para, dolar, mantık", "<b>Topic 13</b><br>Words: yatırım, tavır, tefeci, gemlik, te", "<b>Topic 13</b><br>Words: ayarla, bay, para, güya, londra", "<b>Topic 13</b><br>Words: üretici, para, ziraat, analiz, zarar", "<b>Topic 13</b><br>Words: borsa, tahsil, soy, manipülatörlerde, uyar", "<b>Topic 13</b><br>Words: enflasyon, giderdiysek, yılbaş, müsterih, tersine"], "marker": {"color": "#CC79A7"}, "mode": "lines", "name": "13_para_yatırım_erdoğan_çalış", "type": "scatter", "x": ["2023-04-14T19:38:20.880000", "2023-04-17T22:18:27.960000", "2023-04-21T00:58:35.040000", "2023-04-22T14:18:38.580000", "2023-04-24T03:38:42.120000", "2023-05-03T11:39:03.360000", "2023-05-05T00:59:06.900000", "2023-05-06T14:19:10.440000", "2023-05-08T03:39:13.980000"], "y": [1, 1, 1, 2, 1, 1, 1, 1, 1]}], "layout": {"height": 600, "hoverlabel": {"bgcolor": "white", "font": {"family": "Rockwell", "size": 16}}, "legend": {"title": {"text": "<b>Global Topic Representation"}}, "title": {"font": {"color": "Black", "size": 22}, "text": "<b>Topics over Time</b>", "x": 0.4, "xanchor": "center", "y": 0.95, "yanchor": "top"}, "width": 1250, "xaxis": {"showgrid": true}, "yaxis": {"showgrid": true, "title": {"text": "Frequency"}}}}
